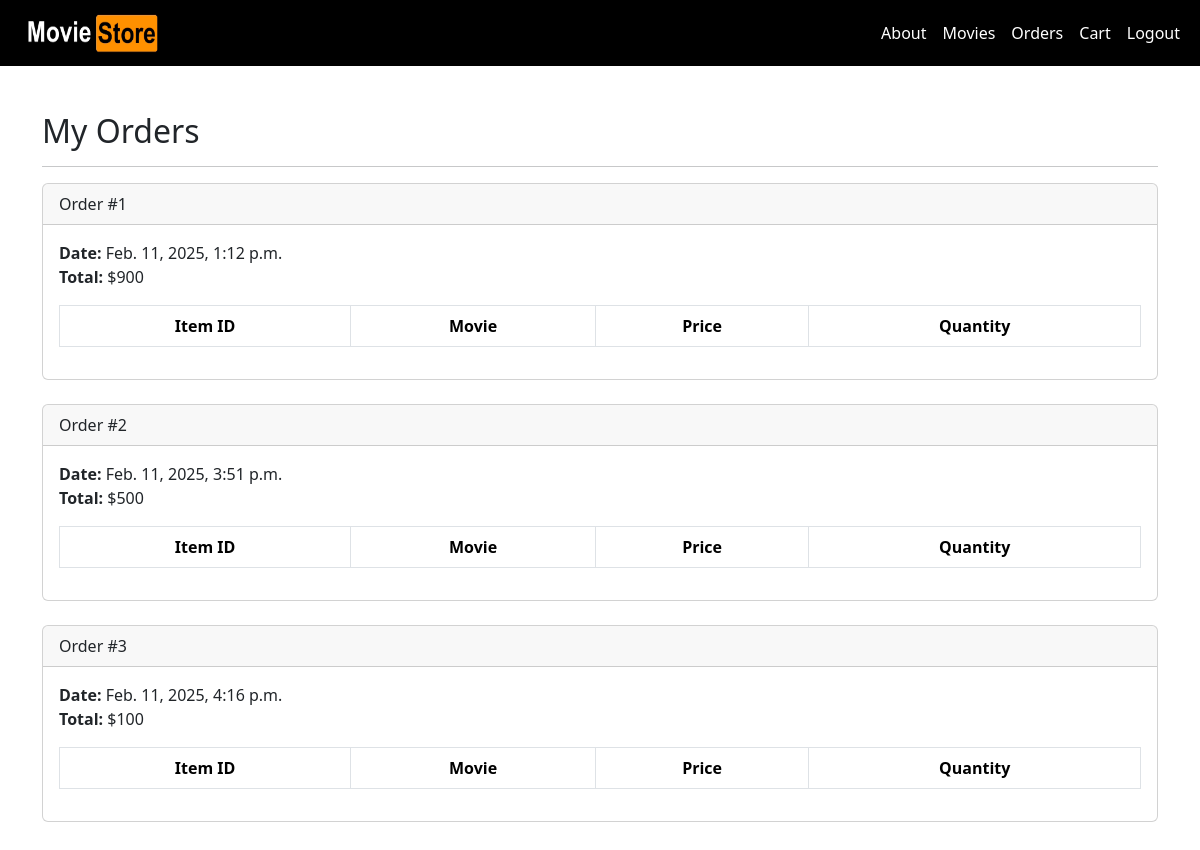
The page /accounts/orders/ (signed in) on the database as committed earlier.
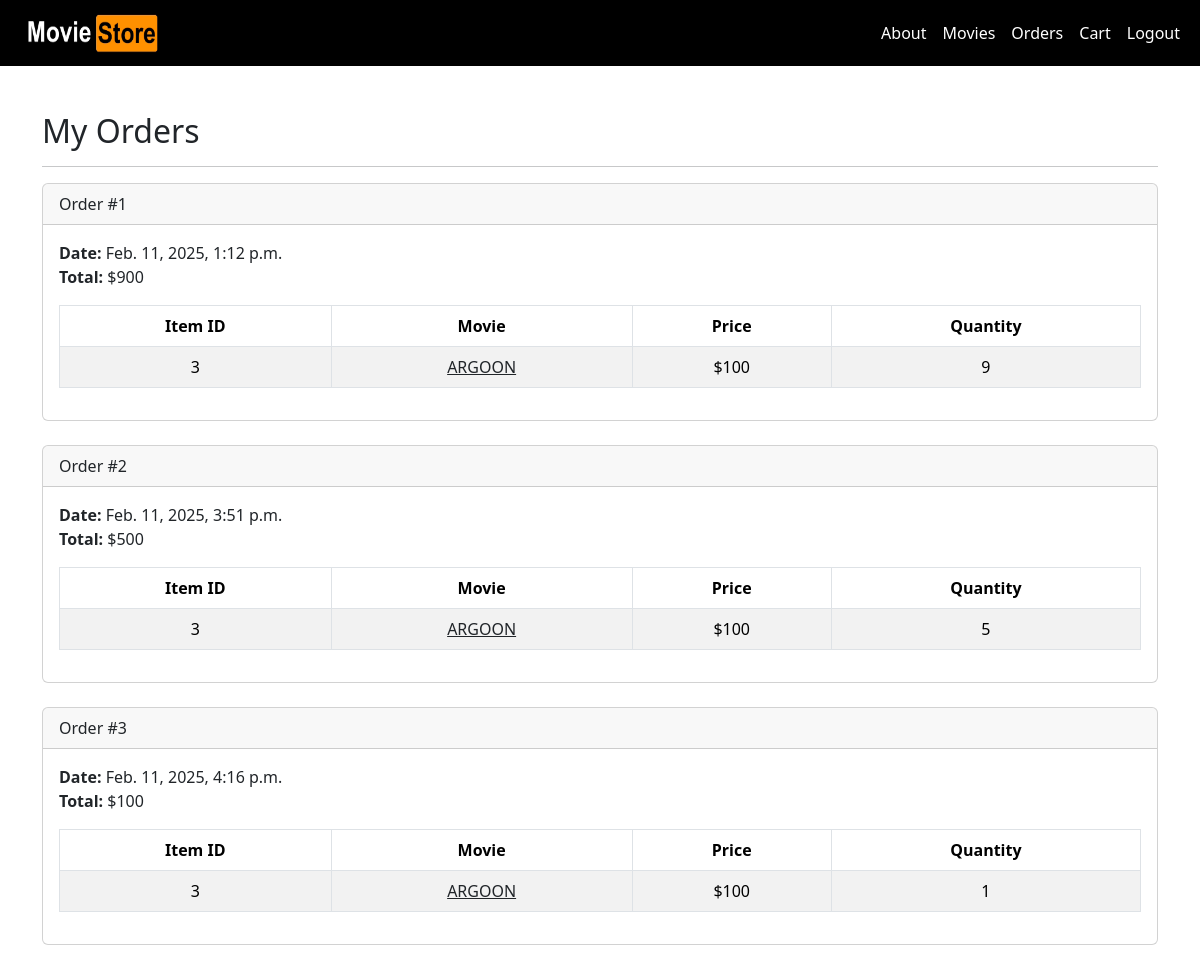
The same page on the database as committed later.
### cart/models.py (models this page shows, shortened)
class Order(models.Model):
    id = models.AutoField(primary_key=True)
    total = models.IntegerField()
    date = models.DateTimeField(auto_now_add=True)
    user = models.ForeignKey(User, on_delete=models.CASCADE)

class Item(models.Model):
    id = models.AutoField(primary_key=True)
    price = models.IntegerField()
    quantity = models.IntegerField()
    order = models.ForeignKey(Order, on_delete=models.CASCADE)
    movie = models.ForeignKey(Movie, on_delete=models.CASCADE)

### movies/models.py (models this page shows, shortened)
class Movie (models.Model):
    id = models.AutoField(primary_key=True)
    name = models.CharField(max_length=100, blank=True, null=True)
    price = models.IntegerField(blank=True, null=True)
    description = models.TextField(blank=True, null=True)
    image = models.ImageField(upload_to='movie_images/',  blank=True, null=True)

### accounts/views.py (the view)
# urls.py: path('orders/', views.orders, name='orders'),
@login_required
def orders(request):
    template_data = {}
    template_data['title'] = 'Orders'
    template_data['orders'] = request.user.order_set.all()
    return render(request, 'accounts/orders.html',
        {'template_data': template_data})

### accounts/templates/accounts/orders.html
{% extends 'base.html' %}
{% block content %}
{% load static %}
<div class="p-3">
  <div class="container" style="padding-top: 80px;">
    <div class="row mt-3">
      <div class="col mx-auto mb-3">
        <h2>My Orders</h2>
        <hr />
        {% for order in template_data.orders %}
        <div class="card mb-4">
          <div class="card-header">
            Order #{{ order.id }}
          </div>
          <div class="card-body">
            <b>Date:</b> {{ order.date }}<br />
            <b>Total:</b> ${{ order.total }}<br />
            <table class="table table-bordered
              table-striped text-center mt-3">
              <thead>
                <tr>
                  <th scope="col">Item ID</th>
                  <th scope="col">Movie</th>
                  <th scope="col">Price</th>
                  <th scope="col">Quantity</th>
                </tr>
              </thead>
              <tbody>
                {% for item in order.item_set.all %}
                <tr>
                  <td>{{ item.movie.id }}</td>
                  <td>
                    <a class="link-dark"
                      href="{% url 'movies.show'
                      id=item.movie.id %}">
                      {{ item.movie.name }}
                    </a>
                  </td>
                  <td>${{ item.movie.price }}</td>
                  <td>{{ item.quantity }}</td>
                </tr>
                {% endfor %}
              </tbody>
            </table>
          </div>
        </div>
        {% endfor %}
      </div>
    </div>
  </div>
</div>
{% endblock content %}

Rows that differ between the two databases and show on the page:
added Item: movie.id "3", movie.name "ARGOON", movie.price "100", quantity "9", shown under Order "Feb. 11, 2025, 1:12 p.m."
added Item: movie.id "3", movie.name "ARGOON", movie.price "100", quantity "5", shown under Order "Feb. 11, 2025, 3:51 p.m."
added Item: movie.id "3", movie.name "ARGOON", movie.price "100", quantity "1", shown under Order "Feb. 11, 2025, 4:16 p.m."
